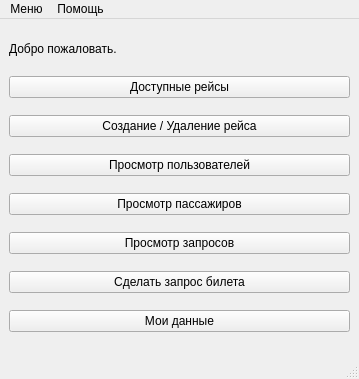
<?xml version="1.0" encoding="UTF-8"?>
<ui version="4.0">
 <class>MainWindow</class>
 <widget class="QMainWindow" name="MainWindow">
  <property name="geometry">
   <rect>
    <x>0</x>
    <y>0</y>
    <width>359</width>
    <height>379</height>
   </rect>
  </property>
  <property name="sizePolicy">
   <sizepolicy hsizetype="Fixed" vsizetype="Fixed">
    <horstretch>0</horstretch>
    <verstretch>0</verstretch>
   </sizepolicy>
  </property>
  <property name="minimumSize">
   <size>
    <width>359</width>
    <height>379</height>
   </size>
  </property>
  <property name="maximumSize">
   <size>
    <width>758</width>
    <height>718</height>
   </size>
  </property>
  <property name="windowTitle">
   <string>ИС Аэропорт</string>
  </property>
  <property name="windowIcon">
   <iconset resource="icons.qrc">
    <normaloff>:/new/prefix1/icons1/samolet.jpg</normaloff>:/new/prefix1/icons1/samolet.jpg</iconset>
  </property>
  <widget class="QWidget" name="centralwidget">
   <layout class="QVBoxLayout" name="verticalLayout">
    <item>
     <widget class="QLabel" name="label">
      <property name="enabled">
       <bool>true</bool>
      </property>
      <property name="maximumSize">
       <size>
        <width>400</width>
        <height>20</height>
       </size>
      </property>
      <property name="text">
       <string>Добро пожаловать.</string>
      </property>
     </widget>
    </item>
    <item>
     <widget class="QPushButton" name="viewRoutesButton">
      <property name="text">
       <string>Доступные рейсы</string>
      </property>
      <property name="checkable">
       <bool>false</bool>
      </property>
     </widget>
    </item>
    <item>
     <widget class="QPushButton" name="manageRoutesButton">
      <property name="text">
       <string>Создание / Удаление рейса</string>
      </property>
     </widget>
    </item>
    <item>
     <widget class="QPushButton" name="viewUsersButton">
      <property name="text">
       <string>Просмотр пользователей</string>
      </property>
     </widget>
    </item>
    <item>
     <widget class="QPushButton" name="viewPassesButton">
      <property name="text">
       <string>Просмотр пассажиров</string>
      </property>
     </widget>
    </item>
    <item>
     <widget class="QPushButton" name="viewRequestsButton">
      <property name="text">
       <string>Просмотр запросов</string>
      </property>
     </widget>
    </item>
    <item>
     <widget class="QPushButton" name="makeRequestButton">
      <property name="text">
       <string>Сделать запрос билета</string>
      </property>
     </widget>
    </item>
    <item>
     <widget class="QPushButton" name="myInfoButton">
      <property name="text">
       <string>Мои данные</string>
      </property>
     </widget>
    </item>
   </layout>
  </widget>
  <widget class="QMenuBar" name="menubar">
   <property name="geometry">
    <rect>
     <x>0</x>
     <y>0</y>
     <width>359</width>
     <height>21</height>
    </rect>
   </property>
   <widget class="QMenu" name="menuMenu">
    <property name="title">
     <string>Меню</string>
    </property>
    <addaction name="exit"/>
   </widget>
   <widget class="QMenu" name="menu">
    <property name="title">
     <string>Помощь</string>
    </property>
    <addaction name="about"/>
   </widget>
   <addaction name="menuMenu"/>
   <addaction name="menu"/>
  </widget>
  <widget class="QStatusBar" name="statusbar"/>
  <action name="exit">
   <property name="text">
    <string>Выйти</string>
   </property>
   <property name="shortcut">
    <string>Ctrl+W</string>
   </property>
  </action>
  <action name="about">
   <property name="text">
    <string>О программе</string>
   </property>
  </action>
 </widget>
 <resources>
  <include location="icons.qrc"/>
 </resources>
 <connections>
  <connection>
   <sender>viewUsersButton</sender>
   <signal>clicked()</signal>
   <receiver>MainWindow</receiver>
   <slot>viewUsers()</slot>
   <hints>
    <hint type="sourcelabel">
     <x>179</x>
     <y>170</y>
    </hint>
    <hint type="destinationlabel">
     <x>179</x>
     <y>163</y>
    </hint>
   </hints>
  </connection>
  <connection>
   <sender>viewPassesButton</sender>
   <signal>clicked()</signal>
   <receiver>MainWindow</receiver>
   <slot>viewPasses()</slot>
   <hints>
    <hint type="sourcelabel">
     <x>179</x>
     <y>204</y>
    </hint>
    <hint type="destinationlabel">
     <x>179</x>
     <y>189</y>
    </hint>
   </hints>
  </connection>
  <connection>
   <sender>manageRoutesButton</sender>
   <signal>clicked()</signal>
   <receiver>MainWindow</receiver>
   <slot>manageRoutes()</slot>
   <hints>
    <hint type="sourcelabel">
     <x>179</x>
     <y>126</y>
    </hint>
    <hint type="destinationlabel">
     <x>179</x>
     <y>189</y>
    </hint>
   </hints>
  </connection>
  <connection>
   <sender>viewRoutesButton</sender>
   <signal>clicked()</signal>
   <receiver>MainWindow</receiver>
   <slot>viewRoutes()</slot>
   <hints>
    <hint type="sourcelabel">
     <x>179</x>
     <y>87</y>
    </hint>
    <hint type="destinationlabel">
     <x>179</x>
     <y>189</y>
    </hint>
   </hints>
  </connection>
  <connection>
   <sender>makeRequestButton</sender>
   <signal>clicked()</signal>
   <receiver>MainWindow</receiver>
   <slot>doRequest()</slot>
   <hints>
    <hint type="sourcelabel">
     <x>179</x>
     <y>282</y>
    </hint>
    <hint type="destinationlabel">
     <x>179</x>
     <y>189</y>
    </hint>
   </hints>
  </connection>
  <connection>
   <sender>viewRequestsButton</sender>
   <signal>clicked()</signal>
   <receiver>MainWindow</receiver>
   <slot>viewTickets()</slot>
   <hints>
    <hint type="sourcelabel">
     <x>179</x>
     <y>243</y>
    </hint>
    <hint type="destinationlabel">
     <x>179</x>
     <y>189</y>
    </hint>
   </hints>
  </connection>
  <connection>
   <sender>exit</sender>
   <signal>triggered()</signal>
   <receiver>MainWindow</receiver>
   <slot>quit()</slot>
   <hints>
    <hint type="sourcelabel">
     <x>-1</x>
     <y>-1</y>
    </hint>
    <hint type="destinationlabel">
     <x>179</x>
     <y>189</y>
    </hint>
   </hints>
  </connection>
  <connection>
   <sender>myInfoButton</sender>
   <signal>clicked()</signal>
   <receiver>MainWindow</receiver>
   <slot>viewMyInfo()</slot>
   <hints>
    <hint type="sourcelabel">
     <x>179</x>
     <y>321</y>
    </hint>
    <hint type="destinationlabel">
     <x>179</x>
     <y>189</y>
    </hint>
   </hints>
  </connection>
  <connection>
   <sender>about</sender>
   <signal>triggered()</signal>
   <receiver>MainWindow</receiver>
   <slot>tellAbout()</slot>
   <hints>
    <hint type="sourcelabel">
     <x>-1</x>
     <y>-1</y>
    </hint>
    <hint type="destinationlabel">
     <x>179</x>
     <y>189</y>
    </hint>
   </hints>
  </connection>
 </connections>
 <slots>
  <slot>viewUsers()</slot>
  <slot>viewPasses()</slot>
  <slot>manageRoutes()</slot>
  <slot>viewRoutes()</slot>
  <slot>doRequest()</slot>
  <slot>viewTickets()</slot>
  <slot>quit()</slot>
  <slot>viewMyInfo()</slot>
  <slot>tellAbout()</slot>
 </slots>
</ui>
